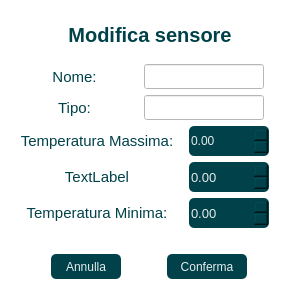
<?xml version="1.0" encoding="UTF-8"?>
<ui version="4.0">
 <class>EditSensore</class>
 <widget class="QDialog" name="EditSensore">
  <property name="geometry">
   <rect>
    <x>0</x>
    <y>0</y>
    <width>300</width>
    <height>300</height>
   </rect>
  </property>
  <property name="minimumSize">
   <size>
    <width>300</width>
    <height>300</height>
   </size>
  </property>
  <property name="maximumSize">
   <size>
    <width>300</width>
    <height>300</height>
   </size>
  </property>
  <property name="windowTitle">
   <string>Dialog</string>
  </property>
  <property name="styleSheet">
   <string notr="true">background-color: rgb(255, 255, 255);
color: rgb(0, 65, 74);</string>
  </property>
  <layout class="QVBoxLayout" name="verticalLayout_2">
   <item>
    <widget class="QLabel" name="label">
     <property name="minimumSize">
      <size>
       <width>200</width>
       <height>30</height>
      </size>
     </property>
     <property name="maximumSize">
      <size>
       <width>16777215</width>
       <height>50</height>
      </size>
     </property>
     <property name="font">
      <font>
       <pointsize>15</pointsize>
       <bold>true</bold>
      </font>
     </property>
     <property name="text">
      <string>Modifica sensore</string>
     </property>
     <property name="alignment">
      <set>Qt::AlignCenter</set>
     </property>
    </widget>
   </item>
   <item>
    <layout class="QHBoxLayout" name="horizontalLayout">
     <property name="rightMargin">
      <number>25</number>
     </property>
     <item>
      <widget class="QLabel" name="label_2">
       <property name="font">
        <font>
         <pointsize>11</pointsize>
        </font>
       </property>
       <property name="locale">
        <locale language="Italian" country="Italy"/>
       </property>
       <property name="text">
        <string>Nome:</string>
       </property>
       <property name="alignment">
        <set>Qt::AlignCenter</set>
       </property>
      </widget>
     </item>
     <item>
      <widget class="QLineEdit" name="sensorName">
       <property name="enabled">
        <bool>false</bool>
       </property>
       <property name="minimumSize">
        <size>
         <width>100</width>
         <height>25</height>
        </size>
       </property>
       <property name="maximumSize">
        <size>
         <width>120</width>
         <height>25</height>
        </size>
       </property>
       <property name="font">
        <font>
         <pointsize>10</pointsize>
        </font>
       </property>
       <property name="locale">
        <locale language="Italian" country="Italy"/>
       </property>
       <property name="alignment">
        <set>Qt::AlignCenter</set>
       </property>
      </widget>
     </item>
    </layout>
   </item>
   <item>
    <layout class="QHBoxLayout" name="horizontalLayout_3">
     <property name="rightMargin">
      <number>25</number>
     </property>
     <item>
      <widget class="QLabel" name="label_3">
       <property name="font">
        <font>
         <pointsize>11</pointsize>
        </font>
       </property>
       <property name="locale">
        <locale language="Italian" country="Italy"/>
       </property>
       <property name="text">
        <string>Tipo:</string>
       </property>
       <property name="alignment">
        <set>Qt::AlignCenter</set>
       </property>
      </widget>
     </item>
     <item>
      <widget class="QLineEdit" name="sensorType">
       <property name="enabled">
        <bool>false</bool>
       </property>
       <property name="minimumSize">
        <size>
         <width>100</width>
         <height>25</height>
        </size>
       </property>
       <property name="maximumSize">
        <size>
         <width>120</width>
         <height>25</height>
        </size>
       </property>
       <property name="alignment">
        <set>Qt::AlignCenter</set>
       </property>
      </widget>
     </item>
    </layout>
   </item>
   <item>
    <layout class="QHBoxLayout" name="horizontalLayout_4">
     <property name="rightMargin">
      <number>20</number>
     </property>
     <property name="bottomMargin">
      <number>0</number>
     </property>
     <item>
      <widget class="QLabel" name="maxVal">
       <property name="font">
        <font>
         <pointsize>11</pointsize>
        </font>
       </property>
       <property name="locale">
        <locale language="Italian" country="Italy"/>
       </property>
       <property name="text">
        <string>Temperatura Massima:</string>
       </property>
       <property name="alignment">
        <set>Qt::AlignCenter</set>
       </property>
      </widget>
     </item>
     <item>
      <widget class="QDoubleSpinBox" name="sensorTempMax">
       <property name="minimumSize">
        <size>
         <width>70</width>
         <height>25</height>
        </size>
       </property>
       <property name="maximumSize">
        <size>
         <width>80</width>
         <height>30</height>
        </size>
       </property>
       <property name="styleSheet">
        <string notr="true">color: rgb(230, 236, 237);
background-color: rgb(0, 65, 74);
border-radius: 5px;
padding: 0.3em;</string>
       </property>
      </widget>
     </item>
    </layout>
   </item>
   <item>
    <layout class="QHBoxLayout" name="horizontalLayout_5">
     <property name="rightMargin">
      <number>20</number>
     </property>
     <item>
      <widget class="QLabel" name="sensorVar">
       <property name="font">
        <font>
         <pointsize>11</pointsize>
        </font>
       </property>
       <property name="text">
        <string>TextLabel</string>
       </property>
       <property name="alignment">
        <set>Qt::AlignCenter</set>
       </property>
      </widget>
     </item>
     <item>
      <widget class="QDoubleSpinBox" name="sensorVarValue">
       <property name="minimumSize">
        <size>
         <width>70</width>
         <height>25</height>
        </size>
       </property>
       <property name="maximumSize">
        <size>
         <width>80</width>
         <height>30</height>
        </size>
       </property>
       <property name="font">
        <font>
         <pointsize>10</pointsize>
        </font>
       </property>
       <property name="styleSheet">
        <string notr="true">color: rgb(230, 236, 237);
background-color: rgb(0, 65, 74);
border-radius: 5px;
padding: 0.3em;</string>
       </property>
      </widget>
     </item>
    </layout>
   </item>
   <item>
    <layout class="QHBoxLayout" name="horizontalLayout_6">
     <property name="rightMargin">
      <number>20</number>
     </property>
     <item>
      <widget class="QLabel" name="tempMinima">
       <property name="font">
        <font>
         <pointsize>11</pointsize>
        </font>
       </property>
       <property name="text">
        <string>Temperatura Minima:</string>
       </property>
       <property name="alignment">
        <set>Qt::AlignCenter</set>
       </property>
      </widget>
     </item>
     <item>
      <widget class="QDoubleSpinBox" name="tempMinValue">
       <property name="minimumSize">
        <size>
         <width>70</width>
         <height>25</height>
        </size>
       </property>
       <property name="maximumSize">
        <size>
         <width>80</width>
         <height>30</height>
        </size>
       </property>
       <property name="font">
        <font>
         <pointsize>10</pointsize>
        </font>
       </property>
       <property name="styleSheet">
        <string notr="true">color: rgb(230, 236, 237);
background-color: rgb(0, 65, 74);
border-radius: 5px;
padding: 0.3em;</string>
       </property>
      </widget>
     </item>
    </layout>
   </item>
   <item>
    <layout class="QHBoxLayout" name="horizontalLayout_2">
     <property name="topMargin">
      <number>20</number>
     </property>
     <property name="rightMargin">
      <number>0</number>
     </property>
     <property name="bottomMargin">
      <number>10</number>
     </property>
     <item>
      <widget class="QPushButton" name="annullaModifica">
       <property name="minimumSize">
        <size>
         <width>50</width>
         <height>25</height>
        </size>
       </property>
       <property name="maximumSize">
        <size>
         <width>70</width>
         <height>25</height>
        </size>
       </property>
       <property name="styleSheet">
        <string notr="true">color: rgb(230, 236, 237);
background-color: rgb(0, 65, 74);
border-radius: 5px;
padding: 0.3em;</string>
       </property>
       <property name="text">
        <string>Annulla</string>
       </property>
      </widget>
     </item>
     <item>
      <widget class="QPushButton" name="confermaModifica">
       <property name="minimumSize">
        <size>
         <width>50</width>
         <height>25</height>
        </size>
       </property>
       <property name="maximumSize">
        <size>
         <width>80</width>
         <height>25</height>
        </size>
       </property>
       <property name="styleSheet">
        <string notr="true">color: rgb(230, 236, 237);
background-color: rgb(0, 65, 74);
border-radius: 5px;
padding: 0.3em;</string>
       </property>
       <property name="text">
        <string>Conferma</string>
       </property>
      </widget>
     </item>
    </layout>
   </item>
  </layout>
 </widget>
 <resources/>
 <connections/>
</ui>
